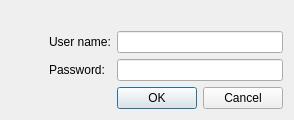
<?xml version="1.0" encoding="UTF-8"?>
<ui version="4.0">
 <class>ReconnectAsDialog</class>
 <widget class="QDialog" name="ReconnectAsDialog">
  <property name="windowTitle">
   <string>Reconnect As...</string>
  </property>
  <layout class="QGridLayout" name="gridLayout">
   <item row="0" column="0" rowspan="3">
    <widget class="QLabel" name="pictureLabel">
     <property name="minimumSize">
      <size>
       <width>32</width>
       <height>32</height>
      </size>
     </property>
     <property name="alignment">
      <set>Qt::AlignTop|Qt::AlignHCenter</set>
     </property>
    </widget>
   </item>
   <item row="0" column="1" colspan="2">
    <widget class="QLabel" name="labelBlurb">
     <property name="wordWrap">
      <bool>true</bool>
     </property>
    </widget>
   </item>
   <item row="1" column="1">
    <widget class="QLabel" name="labelUsername">
     <property name="text">
      <string>User name:</string>
     </property>
    </widget>
   </item>
   <item row="1" column="2">
    <widget class="QLineEdit" name="textBoxUsername"/>
   </item>
   <item row="2" column="1">
    <widget class="QLabel" name="labelPassword">
     <property name="text">
      <string>Password:</string>
     </property>
    </widget>
   </item>
   <item row="2" column="2">
    <widget class="QLineEdit" name="textBoxPassword">
     <property name="echoMode">
      <enum>QLineEdit::Password</enum>
     </property>
    </widget>
   </item>
   <item row="3" column="2">
    <widget class="QDialogButtonBox" name="buttonBox">
     <property name="standardButtons">
      <set>QDialogButtonBox::Cancel|QDialogButtonBox::Ok</set>
     </property>
    </widget>
   </item>
  </layout>
 </widget>
 <resources/>
 <connections/>
</ui>
